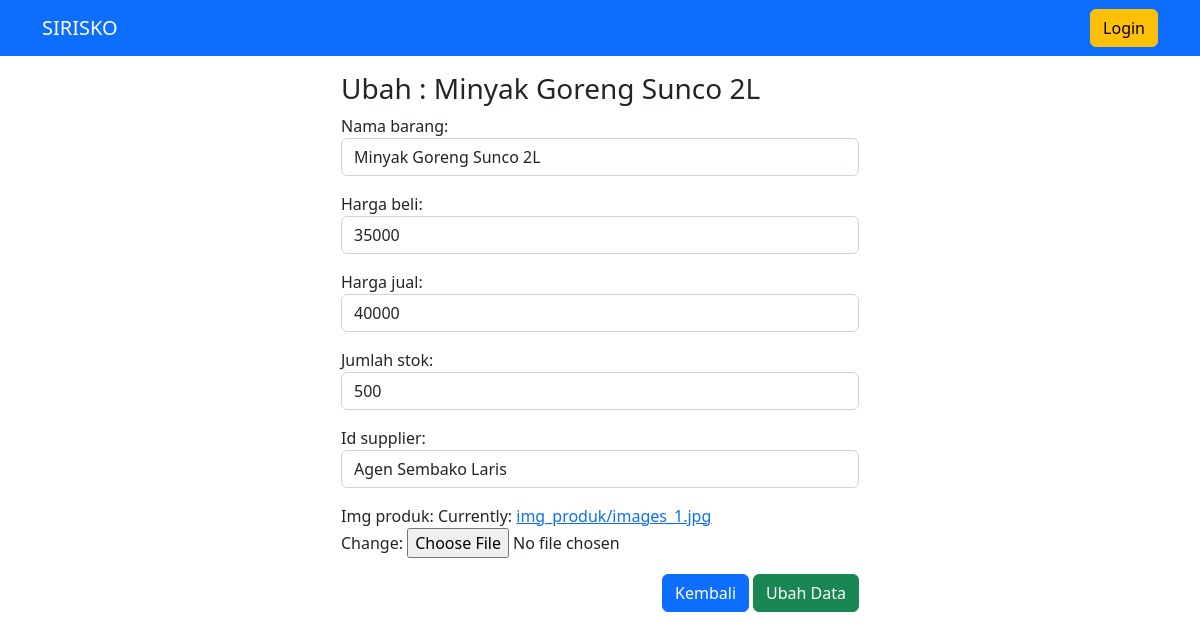
The app's page /barang/ubah/1 with its own data.
### inventaris/models.py (models this page shows, shortened)
class Barang(models.Model):
    nama_barang = models.CharField(max_length=50)
    harga_beli = models.IntegerField()
    harga_jual = models.IntegerField(null=True)
    jumlah_stok = models.IntegerField()
    id_supplier = models.ForeignKey(
        Supplier, on_delete=models.CASCADE, null=True)
    img_produk = models.ImageField(upload_to='img_produk/', null=True)
    tanggal = models.DateTimeField(auto_now_add=True, null=True)

### inventaris/views.py (the view)
# urls.py: path('barang/ubah/<int:id_barang>', views.ubah_barang, name='ubah_barang'),
def ubah_barang(request, id_barang):
    barang_id = models.Barang.objects.get(id=id_barang)
    template = 'ubah-barang.html'
    if request.POST:
        form = forms.FormBarang(
            request.POST, request.FILES, instance=barang_id)
        if form.is_valid():
            form.save()
            messages.success(request, "Data berhasil diperbaharui!")
            return redirect('barang')
    else:
        form = forms.FormBarang(instance=barang_id)
        konteks = {
            'form': form,
            'barang_id': barang_id,
        }
    return render(request, template, konteks)

### inventaris/forms.py
class FormBarang(ModelForm):
    class Meta:
        model = models.Barang
        fields = '__all__'
        widgets = {
            'nama_barang': forms.TextInput({'class': 'form-control'}),
            'harga_beli': forms.NumberInput({'class': 'form-control'}),
            'harga_jual': forms.NumberInput({'class': 'form-control'}),
            'jumlah_stok': forms.NumberInput({'class': 'form-control'}),
            'id_supplier': forms.Select({'class': 'form-control'}),
        }

### inventaris/models.py (called while the page is built)
    def __str__(self):
        return self.nama_supplier

### inventaris/templates/ubah-barang.html (shortened to what this page needs)
{% extends 'base.html' %}
{% block content %}
<div class="container">
    <div class="row m-3 justify-content-center">
        <div class="col-md-6">
            <h3>Ubah : {{ barang_id.nama_barang }}</h3>
            <form action="{% url 'ubah_barang' barang_id.id %}" method="post" enctype="multipart/form-data">
                {{form.as_p}}
                <div class="d-flex justify-content-end">
                    <a href="{% url 'barang' %}" class="btn btn-primary">Kembali</a>
                    <button class="btn btn-success">Ubah Data</button>
                </div>
            </form>
        </div>
    </div>
</div>
{% endblock %}

### records on screen
Barang: nama_barang "Minyak Goreng Sunco 2L", harga_beli "35000", harga_jual "40000", jumlah_stok "500", id_supplier "Agen Sembako Laris"
